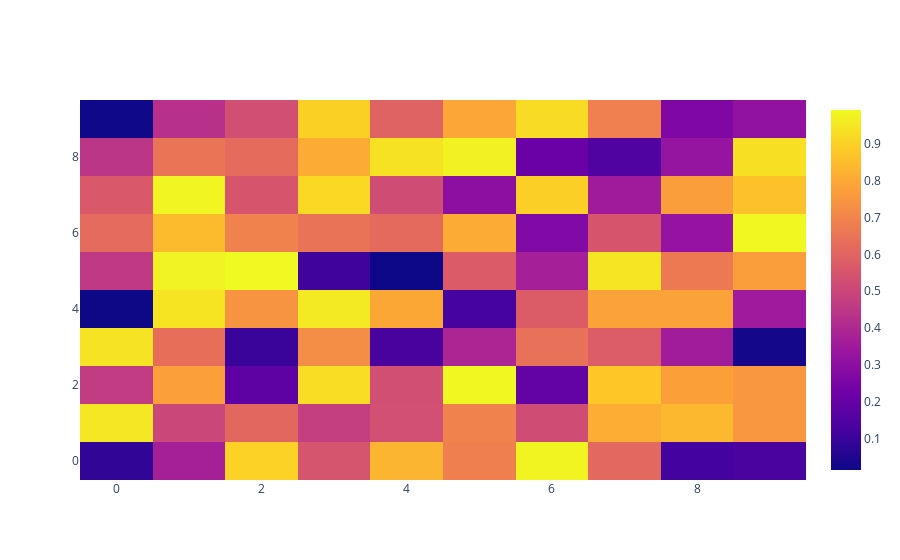

This figure's notebook cell:
### Code cell
data =  np.random.rand(10,10)

heatmap = go.Heatmap(z=data)

fig = go.Figure(data=[heatmap])

fig.show()
